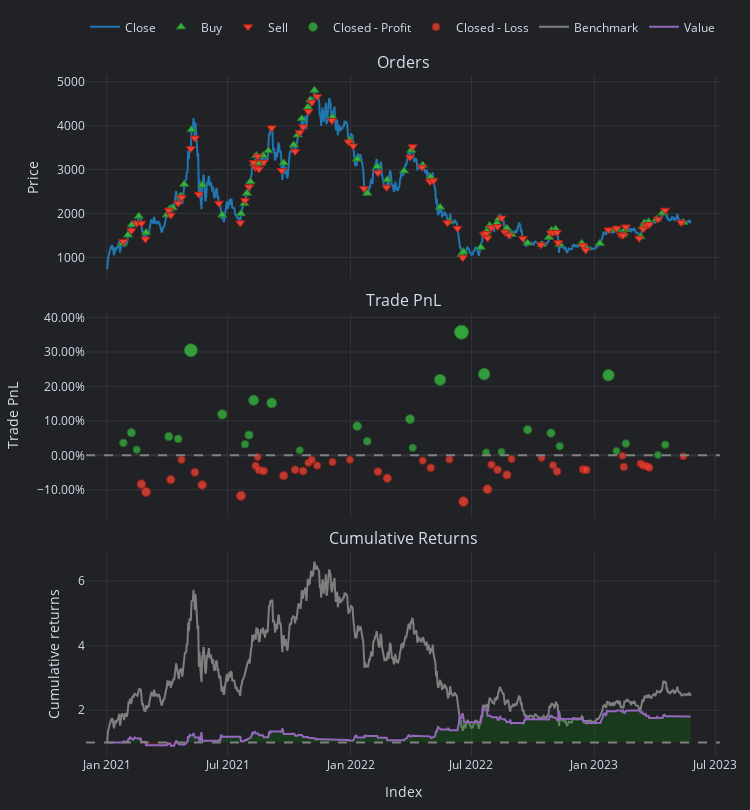

The notebook cell saved with this chart:
### Code cell
# or you can simply do it this way
pf[best_max_drawdown_combination].plot().show()
